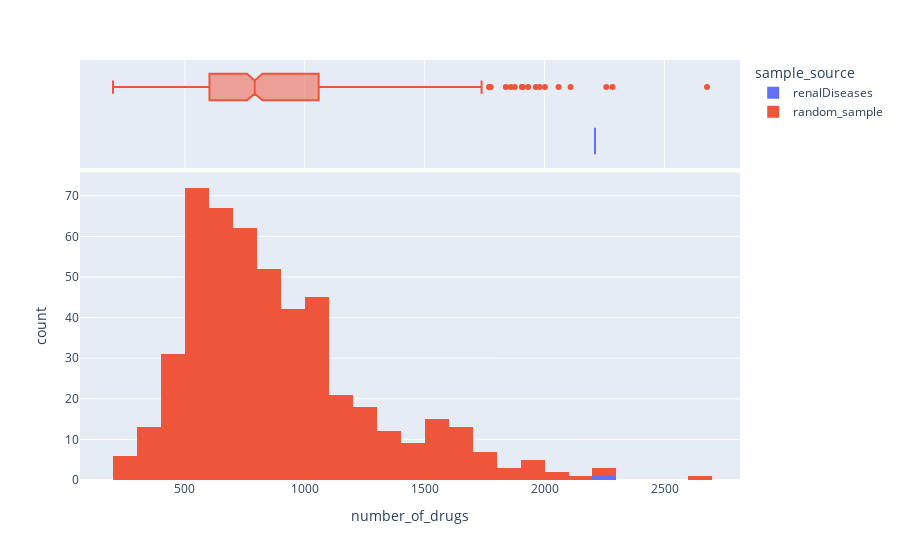

The notebook cell this image was saved under:
### Code cell
# Make figure
fig = px.histogram(monte_carlo_df, x='number_of_drugs', color='sample_source', marginal='box')
fig.show()

### Figure 1 — Plotly figure (JSON) as saved in the notebook; plotly's stock layout.template omitted (floating-point values rounded to 4 significant figures; data arrays with more than 128 entries replaced by an {"elided": "..."} marker saying what was removed)
{"data": [{"alignmentgroup": "True", "bingroup": "x", "hovertemplate": "sample_source=renalDiseases<br>number_of_drugs=%{x}<br>count=%{y}<extra></extra>", "legendgroup": "renalDiseases", "marker": {"color": "#636efa", "pattern": {"shape": ""}}, "name": "renalDiseases", "offsetgroup": "renalDiseases", "orientation": "v", "showlegend": true, "type": "histogram", "x": [2210], "xaxis": "x", "yaxis": "y"}, {"alignmentgroup": "True", "hovertemplate": "sample_source=renalDiseases<br>number_of_drugs=%{x}<extra></extra>", "legendgroup": "renalDiseases", "marker": {"color": "#636efa"}, "name": "renalDiseases", "notched": true, "offsetgroup": "renalDiseases", "showlegend": false, "type": "box", "x": [2210], "xaxis": "x2", "yaxis": "y2"}, {"alignmentgroup": "True", "bingroup": "x", "hovertemplate": "sample_source=random_sample<br>number_of_drugs=%{x}<br>count=%{y}<extra></extra>", "legendgroup": "random_sample", "marker": {"color": "#EF553B", "pattern": {"shape": ""}}, "name": "random_sample", "offsetgroup": "random_sample", "orientation": "v", "showlegend": true, "type": "histogram", "x": {"elided": "499 int values"}, "xaxis": "x", "yaxis": "y"}, {"alignmentgroup": "True", "hovertemplate": "sample_source=random_sample<br>number_of_drugs=%{x}<extra></extra>", "legendgroup": "random_sample", "marker": {"color": "#EF553B"}, "name": "random_sample", "notched": true, "offsetgroup": "random_sample", "showlegend": false, "type": "box", "x": {"elided": "499 int values"}, "xaxis": "x2", "yaxis": "y2"}], "layout": {"barmode": "relative", "legend": {"title": {"text": "sample_source"}, "tracegroupgap": 0}, "margin": {"t": 60}, "xaxis": {"anchor": "y", "domain": [0, 1], "title": {"text": "number_of_drugs"}}, "xaxis2": {"anchor": "y2", "domain": [0, 1], "matches": "x", "showgrid": true, "showticklabels": false}, "yaxis": {"anchor": "x", "domain": [0, 0.7326], "title": {"text": "count"}}, "yaxis2": {"anchor": "x2", "domain": [0.7426, 1], "matches": "y2", "showgrid": false, "showline": false, "showticklabels": false, "ticks": ""}}}
